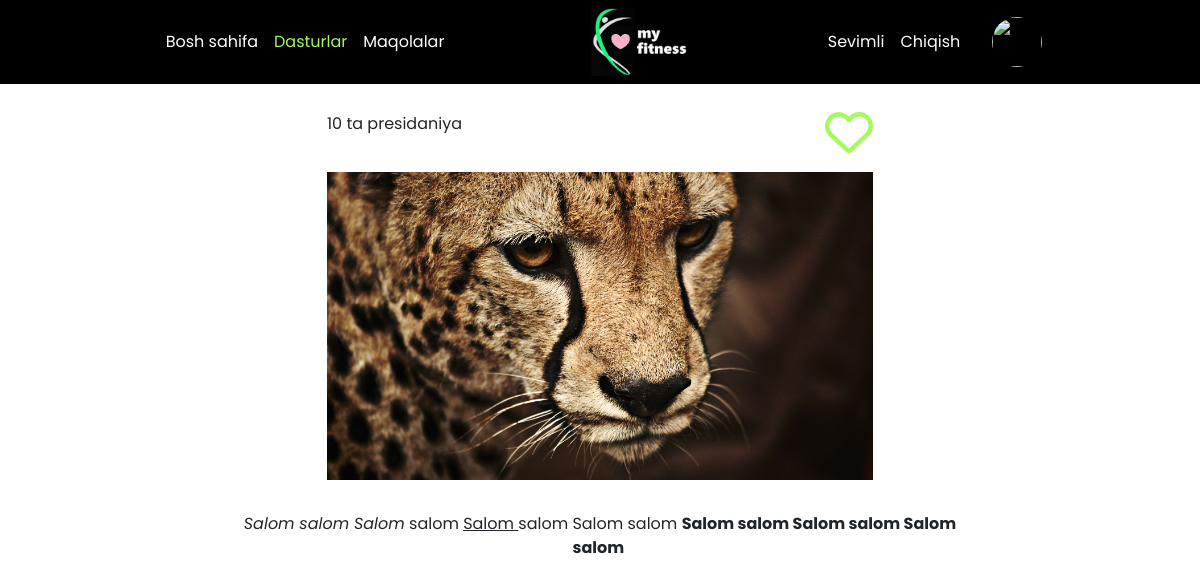
/programm_detail/10-ta-presidaniya/ (signed in), run on the app's committed database.
### fitness_app/models.py (models this page shows, shortened)
class FitnessProgramm(models.Model):
    CHOICES_1 = (
        ('Pas daraja', 'Pas daraja'),
        ('Vashee qiyin daraja', 'Vashee qiyin daraja'),
        ('O`rtancha daraja', 'O`rtancha daraja'),
        ('Kotta daraja', 'Kotta daraja'),
    )
    CHOICES_2 = (
        ('Ozish', 'Ozish'),
        ('Kachka', 'Kachka'),
    )
    CHOICES_3 = (
        ('Ayol', 'Ayol'),
        ('Erkak', 'Erkak'),
    )
    CHOICES_4 = (
        ('Qo`l', 'Qo`l'),
        ('Ko`krak', 'Ko`krak'),
        ('Bel', 'Bel'),
        ('Qorin', 'Qorin'),
        ('Oyoq', 'Oyoq'),
    )
    slug = models.SlugField()
    title = models.CharField(max_length=255)
    picture = models.ImageField(upload_to='fitness_programm/')
    context = RichTextUploadingField()
    intensity = models.CharField(max_length=255, choices=CHOICES_1, blank=True, null=True)
    type = models.CharField(max_length=100, choices=CHOICES_2, blank=True, null=True)
    gender = models.CharField(max_length=50, choices=CHOICES_3, blank=True, null=True)
    part_of_body = models.CharField(max_length=100, choices=CHOICES_4, blank=True, null=True,)

### fitness_app/views.py (the view)
# urls.py: path('programm_detail/<slug:slug>/', views.programm_detail_page, name="programm_detail"),
def programm_detail_page(request, slug):
    programm = FitnessProgramm.objects.get(slug=slug)
    is_liked = Favorite.objects.filter(favorite_slug=slug, user=request.user).exists()
    context = {
        'programm': programm,
        'prog': 'active',
        'is_liked': 'solid' if is_liked else 'regular',
    }
    return render(request, 'programm_detail.html', context)

### templates/programm_detail.html (shortened to what this page needs)
{% extends 'main.html' %}
{% load static %}
{% block content %}
<section class="container mt-4">
    <div class="row justify-content-center">
        <div class="col-12 col-md-8 col-lg-6">
          <div class="d-flex justify-content-between align-items-center mb-3">
            <p class="text-center" id="title_text">{{ programm.title }}</p>
            <i class="heart fa-{{ is_liked }} fa-heart fa-3x" data-favorit="{{ programm.slug }}"></i>
          </div>
          <center>
            <img src="/media/{{ programm.picture }}" class="img-fluid">
          </center>
        </div>
        <div class="col-12 col-md-8 mt-3 p_content">
            <p>
                {{ programm.context | safe }}
            </p>
        </div>
    </div>
</section>
{% endblock %}

### static/css/style.css (style rules this page uses)
* { margin: 0; padding: 0; box-sizing: border-box; font-family: 'Poppins', sans-serif; }
.heart { color: #a3fa61; }
.p_content p { text-align: center; }

### data on the page
FitnessProgramm: title "10 ta presidaniya", picture (picture), context "Salom salom Salom salom Salom salom Salom salom Salom salom Salom salom Salom salom"
